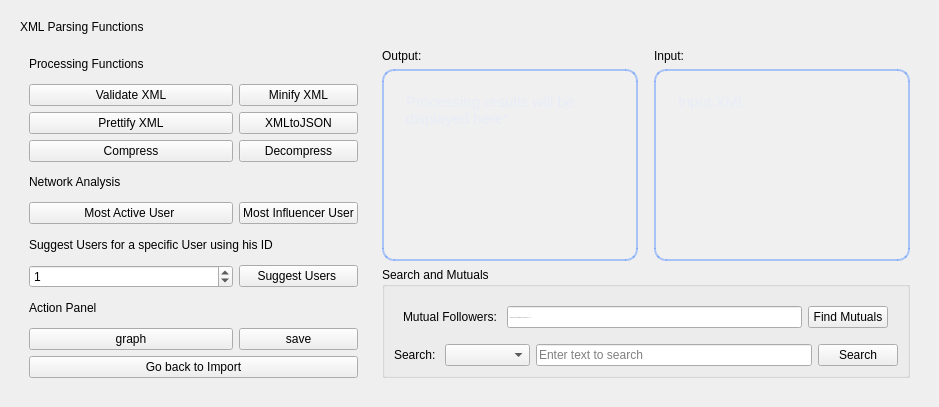
         <widget class="QWidget" name="centralWidget_3" native="true">
          <property name="styleSheet">
           <string notr="true"/>
          </property>
          <layout class="QGridLayout" name="gridLayout_7">
           <item row="0" column="0">
            <layout class="QGridLayout" name="gridLayout_8">
             <item row="0" column="0">
              <widget class="QFrame" name="cardFrame_3">
               <property name="minimumSize">
                <size>
                 <width>0</width>
                 <height>0</height>
                </size>
               </property>
               <property name="styleSheet">
                <string notr="true"/>
               </property>
               <property name="frameShape">
                <enum>QFrame::Shape::NoFrame</enum>
               </property>
               <layout class="QGridLayout" name="gridLayout_4">
                <item row="0" column="0" colspan="2">
                 <widget class="QLabel" name="functionLabel">
                  <property name="text">
                   <string>XML Parsing Functions</string>
                  </property>
                 </widget>
                </item>
                <item row="1" column="0">
                 <widget class="QWidget" name="widget" native="true">
                  <layout class="QVBoxLayout" name="verticalLayout_4">
                   <item>
                    <layout class="QGridLayout" name="gridLayout_6">
                     <item row="12" column="0">
                      <widget class="QSpinBox" name="spinBox">
                       <property name="acceptDrops">
                        <bool>true</bool>
                       </property>
                       <property name="toolTip">
                        <string extracomment="Enter ID">&lt;html&gt;&lt;head/&gt;&lt;body&gt;&lt;p&gt;Enter user ID&lt;/p&gt;&lt;p&gt;&lt;br/&gt;&lt;/p&gt;&lt;p&gt;&lt;br/&gt;&lt;/p&gt;&lt;/body&gt;&lt;/html&gt;</string>
                       </property>
                       <property name="specialValueText">
                        <string>Enter ID</string>
                       </property>
                       <property name="value">
                        <number>1</number>
                       </property>
                      </widget>
                     </item>
                     <item row="3" column="0">
                      <widget class="QPushButton" name="Prettifying_2">
                       <property name="minimumSize">
                        <size>
                         <width>204</width>
                         <height>0</height>
                        </size>
                       </property>
                       <property name="text">
                        <string>Prettify XML</string>
                       </property>
                      </widget>
                     </item>
                     <item row="0" column="0">
                      <widget class="QLabel" name="sectionLabel1">
                       <property name="text">
                        <string>Processing Functions</string>
                       </property>
                      </widget>
                     </item>
                     <item row="5" column="1">
                      <widget class="QPushButton" name="Decompresssion_2">
                       <property name="text">
                        <string>Decompress</string>
                       </property>
                      </widget>
                     </item>
                     <item row="1" column="0">
                      <widget class="QPushButton" name="XMLconsistency_2">
                       <property name="minimumSize">
                        <size>
                         <width>204</width>
                         <height>0</height>
                        </size>
                       </property>
                       <property name="text">
                        <string>Validate XML</string>
                       </property>
                      </widget>
                     </item>
                     <item row="1" column="1">
                      <widget class="QPushButton" name="Minifying_2">
                       <property name="text">
                        <string>Minify XML</string>
                       </property>
                      </widget>
                     </item>
                     <item row="8" column="0">
                      <widget class="QPushButton" name="mostActiveButton">
                       <property name="text">
                        <string>Most Active User </string>
                       </property>
                      </widget>
                     </item>
                     <item row="8" column="1">
                      <widget class="QPushButton" name="mostInfluencerButton">
                       <property name="text">
                        <string>Most Influencer User</string>
                       </property>
                      </widget>
                     </item>
                     <item row="14" column="0">
                      <widget class="QPushButton" name="graph_2">
                       <property name="text">
                        <string>graph</string>
                       </property>
                      </widget>
                     </item>
                     <item row="13" column="0">
                      <widget class="QLabel" name="sectionLabel4">
                       <property name="text">
                        <string>Action Panel</string>
                       </property>
                      </widget>
                     </item>
                     <item row="7" column="0">
                      <widget class="QLabel" name="sectionLabel2">
                       <property name="text">
                        <string>Network Analysis</string>
                       </property>
                      </widget>
                     </item>
                     <item row="14" column="1">
                      <widget class="QPushButton" name="save_2">
                       <property name="text">
                        <string>save</string>
                       </property>
                      </widget>
                     </item>
                     <item row="3" column="1">
                      <widget class="QPushButton" name="XMLtoJSON_2">
                       <property name="text">
                        <string>XMLtoJSON</string>
                       </property>
                      </widget>
                     </item>
                     <item row="12" column="1">
                      <widget class="QPushButton" name="user1suggestButton">
                       <property name="text">
                        <string>Suggest Users </string>
                       </property>
                      </widget>
                     </item>
                     <item row="11" column="0" colspan="2">
                      <widget class="QLabel" name="sectionLabel3">
                       <property name="text">
                        <string>Suggest Users for a specific User using his ID</string>
                       </property>
                      </widget>
                     </item>
                     <item row="5" column="0">
                      <widget class="QPushButton" name="Compression_2">
                       <property name="minimumSize">
                        <size>
                         <width>204</width>
                         <height>0</height>
                        </size>
                       </property>
                       <property name="text">
                        <string>Compress</string>
                       </property>
                      </widget>
                     </item>
                     <item row="15" column="0" colspan="2">
                      <widget class="QPushButton" name="backButton">
                       <property name="text">
                        <string>Go back to Import</string>
                       </property>
                      </widget>
                     </item>
                    </layout>
                   </item>
                  </layout>
                 </widget>
                </item>
                <item row="1" column="1">
                 <widget class="QWidget" name="widget_2" native="true">
                  <layout class="QGridLayout" name="gridLayout_9">
                   <item row="0" column="0">
                    <layout class="QHBoxLayout" name="horizontalLayout_3">
                     <item>
                      <layout class="QVBoxLayout" name="verticalLayout_8">
                       <property name="rightMargin">
                        <number>5</number>
                       </property>
                       <item>
                        <widget class="QLabel" name="OutputLabel">
                         <property name="text">
                          <string>Output:</string>
                         </property>
                        </widget>
                       </item>
                       <item>
                        <widget class="QTextEdit" name="textEdit_2">
                         <property name="styleSheet">
                          <string notr="true">QTextEdit {
    padding: 18px;
    font-size: 15px;
    color: #E0E7FF;
    background: rgba(255,255,255,0.06);
    border-radius: 12px;
    border: 2px solid rgba(79,139,255,0.45);
}

QTextEditt:hover {
    border: 2px solid #4F8BFF;
}

QTextEdit:focus {
    border: 2px solid #2563EB;
}</string>
                         </property>
                         <property name="readOnly">
                          <bool>true</bool>
                         </property>
                         <property name="acceptRichText">
                          <bool>false</bool>
                         </property>
                         <property name="placeholderText">
                          <string>Processing results will be displayed here&quot;</string>
                         </property>
                        </widget>
                       </item>
                      </layout>
                     </item>
                    </layout>
                   </item>
                   <item row="0" column="1">
                    <layout class="QVBoxLayout" name="verticalLayout_9">
                     <property name="leftMargin">
                      <number>5</number>
                     </property>
                     <item>
                      <widget class="QLabel" name="InputLabel">
                       <property name="text">
                        <string>Input:</string>
                       </property>
                      </widget>
                     </item>
                     <item>
                      <widget class="QTextEdit" name="inputText">
                       <property name="styleSheet">
                        <string notr="true">QTextEdit {
    padding: 18px;
    font-size: 15px;
    color: #E0E7FF;
    background: rgba(255,255,255,0.06);
    border-radius: 12px;
    border: 2px solid rgba(79,139,255,0.45);
}

QTextEditt:hover {
    border: 2px solid #4F8BFF;
}

QTextEdit:focus {
    border: 2px solid #2563EB;
}

QTextEdit#textEdit_2::placeholder {
    color: rgba(180, 190, 220, 0.55);
    font-style: italic;
    font-size: 14px;
}

</string>
                       </property>
                       <property name="readOnly">
                        <bool>true</bool>
                       </property>
                       <property name="html">
                        <string>&lt;!DOCTYPE HTML PUBLIC &quot;-//W3C//DTD HTML 4.0//EN&quot; &quot;http://www.w3.org/TR/REC-html40/strict.dtd&quot;&gt;
&lt;html&gt;&lt;head&gt;&lt;meta name=&quot;qrichtext&quot; content=&quot;1&quot; /&gt;&lt;meta charset=&quot;utf-8&quot; /&gt;&lt;style type=&quot;text/css&quot;&gt;
p, li { white-space: pre-wrap; }
hr { height: 1px; border-width: 0; }
li.unchecked::marker { content: &quot;\2610&quot;; }
li.checked::marker { content: &quot;\2612&quot;; }
&lt;/style&gt;&lt;/head&gt;&lt;body style=&quot; font-family:'Consolas','Monaco','monospace'; font-size:15px; font-weight:400; font-style:normal;&quot;&gt;
&lt;p style=&quot;-qt-paragraph-type:empty; margin-top:0px; margin-bottom:0px; margin-left:0px; margin-right:0px; -qt-block-indent:0; text-indent:0px;&quot;&gt;&lt;br /&gt;&lt;/p&gt;&lt;/body&gt;&lt;/html&gt;</string>
                       </property>
                       <property name="placeholderText">
                        <string>Input XML</string>
                       </property>
                      </widget>
                     </item>
                    </layout>
                   </item>
                   <item row="1" column="0" colspan="2">
                    <widget class="QGroupBox" name="searchGroupBox">
                     <property name="title">
                      <string>Search and Mutuals</string>
                     </property>
                     <layout class="QVBoxLayout" name="verticalLayout_3">
                      <item>
                       <layout class="QHBoxLayout" name="horizontalLayout_6">
                        <item>
                         <layout class="QVBoxLayout" name="groupBoxVerticalLayout">
                          <item>
                           <widget class="QWidget" name="mutualHorizontalLayout" native="true">
                            <layout class="QHBoxLayout" name="horizontalLayout_11">
                             <property name="topMargin">
                              <number>10</number>
                             </property>
                             <property name="rightMargin">
                              <number>10</number>
                             </property>
                             <property name="bottomMargin">
                              <number>10</number>
                             </property>
                             <item>
                              <widget class="QLabel" name="mutualLabel">
                               <property name="text">
                                <string>Mutual Followers: </string>
                               </property>
                              </widget>
                             </item>
                             <item>
                              <widget class="QLineEdit" name="lineEdit">
                               <property name="font">
                                <font>
                                 <pointsize>-1</pointsize>
                                </font>
                               </property>
                               <property name="placeholderText">
                                <string>Enter user IDs separated by commas for ex:  1, 2</string>
                               </property>
                              </widget>
                             </item>
                             <item>
                              <widget class="QPushButton" name="mutualButton">
                               <property name="text">
                                <string>Find Mutuals</string>
                               </property>
                              </widget>
                             </item>
                            </layout>
                           </widget>
                          </item>
                          <item>
                           <layout class="QHBoxLayout" name="searchHorizontalLayout">
                            <item>
                             <widget class="QLabel" name="searchLabel">
                              <property name="text">
                               <string>Search: </string>
                              </property>
                             </widget>
                            </item>
                            <item>
                             <widget class="QComboBox" name="searchModeCombo">
                              <property name="acceptDrops">
                               <bool>true</bool>
                              </property>
                              <property name="placeholderText">
                               <string>Search by</string>
                              </property>
                              <item>
                               <property name="text">
                                <string>Topic</string>
                               </property>
                              </item>
                              <item>
                               <property name="text">
                                <string>Word</string>
                               </property>
                              </item>
                             </widget>
                            </item>
                            <item>
                             <widget class="QLineEdit" name="lineEdit_2">
                              <property name="placeholderText">
                               <string>Enter text to search</string>
                              </property>
                             </widget>
                            </item>
                            <item>
                             <widget class="QPushButton" name="searchButton">
                              <property name="text">
                               <string>Search</string>
                              </property>
                             </widget>
                            </item>
                           </layout>
                          </item>
                         </layout>
                        </item>
                       </layout>
                      </item>
                     </layout>
                    </widget>
                   </item>
                  </layout>
                 </widget>
                </item>
               </layout>
              </widget>
             </item>
            </layout>
           </item>
          </layout>
         </widget>
